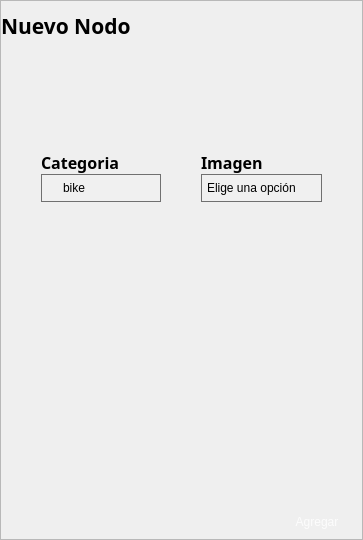
               <widget class="QWidget" name="Agregar">
                <layout class="QVBoxLayout" name="verticalLayout_9">
                 <property name="spacing">
                  <number>0</number>
                 </property>
                 <property name="leftMargin">
                  <number>0</number>
                 </property>
                 <property name="topMargin">
                  <number>0</number>
                 </property>
                 <property name="rightMargin">
                  <number>0</number>
                 </property>
                 <property name="bottomMargin">
                  <number>0</number>
                 </property>
                 <item>
                  <widget class="QFrame" name="frame_7">
                   <property name="frameShape">
                    <enum>QFrame::StyledPanel</enum>
                   </property>
                   <property name="frameShadow">
                    <enum>QFrame::Raised</enum>
                   </property>
                   <layout class="QVBoxLayout" name="verticalLayout_39">
                    <property name="spacing">
                     <number>0</number>
                    </property>
                    <property name="leftMargin">
                     <number>0</number>
                    </property>
                    <property name="topMargin">
                     <number>0</number>
                    </property>
                    <property name="rightMargin">
                     <number>0</number>
                    </property>
                    <property name="bottomMargin">
                     <number>0</number>
                    </property>
                    <item>
                     <layout class="QVBoxLayout" name="verticalLayout_38">
                      <item>
                       <widget class="QLabel" name="label_2">
                        <property name="minimumSize">
                         <size>
                          <width>0</width>
                          <height>50</height>
                         </size>
                        </property>
                        <property name="font">
                         <font>
                          <family>Bahnschrift SemiBold</family>
                          <pointsize>16</pointsize>
                          <weight>75</weight>
                          <bold>true</bold>
                         </font>
                        </property>
                        <property name="text">
                         <string>Nuevo Nodo</string>
                        </property>
                       </widget>
                      </item>
                      <item>
                       <spacer name="verticalSpacer_8">
                        <property name="orientation">
                         <enum>Qt::Vertical</enum>
                        </property>
                        <property name="sizeType">
                         <enum>QSizePolicy::Fixed</enum>
                        </property>
                        <property name="sizeHint" stdset="0">
                         <size>
                          <width>20</width>
                          <height>100</height>
                         </size>
                        </property>
                       </spacer>
                      </item>
                      <item>
                       <layout class="QHBoxLayout" name="horizontalLayout_4">
                        <item>
                         <spacer name="horizontalSpacer_3">
                          <property name="orientation">
                           <enum>Qt::Horizontal</enum>
                          </property>
                          <property name="sizeHint" stdset="0">
                           <size>
                            <width>40</width>
                            <height>20</height>
                           </size>
                          </property>
                         </spacer>
                        </item>
                        <item>
                         <layout class="QVBoxLayout" name="verticalLayout_16">
                          <item>
                           <widget class="QLabel" name="label_3">
                            <property name="font">
                             <font>
                              <family>Bahnschrift SemiBold</family>
                              <pointsize>12</pointsize>
                              <weight>75</weight>
                              <bold>true</bold>
                             </font>
                            </property>
                            <property name="text">
                             <string>Categoria</string>
                            </property>
                           </widget>
                          </item>
                          <item>
                           <widget class="QComboBox" name="Categoria">
                            <property name="minimumSize">
                             <size>
                              <width>120</width>
                              <height>0</height>
                             </size>
                            </property>
                            <property name="cursor">
                             <cursorShape>PointingHandCursor</cursorShape>
                            </property>
                            <property name="layoutDirection">
                             <enum>Qt::RightToLeft</enum>
                            </property>
                            <property name="styleSheet">
                             <string notr="true">QComboBox {
    /* Fondo del QComboBox */
    background-color: #F0F0F0;
    /* Bordes */
    border: 1px solid #707070;
    /* Ajuste de relleno */
    padding: 5px;
    /* Alineación del texto */
    text-align: center;
    /* Fuente */
    font-family: Arial;
    font-size: 12px;
}

/* Estilo del ítem desplegado */
QComboBox::drop-down {
    border: none; /* Elimina el borde del ícono de despliegue */
}

/* Estilo del ítem seleccionado */
QComboBox::down-arrow {
    /*image: url(:/icons/down_arrow.png); /* Aquí puedes usar una imagen si lo prefieres */
    width: 10px;
    height: 10px;
}</string>
                            </property>
                            <item>
                             <property name="text">
                              <string>bike</string>
                             </property>
                            </item>
                            <item>
                             <property name="text">
                              <string>cars</string>
                             </property>
                            </item>
                            <item>
                             <property name="text">
                              <string>cats</string>
                             </property>
                            </item>
                            <item>
                             <property name="text">
                              <string>dogs</string>
                             </property>
                            </item>
                            <item>
                             <property name="text">
                              <string>flowers</string>
                             </property>
                            </item>
                            <item>
                             <property name="text">
                              <string>horses</string>
                             </property>
                            </item>
                            <item>
                             <property name="text">
                              <string>human</string>
                             </property>
                            </item>
                           </widget>
                          </item>
                         </layout>
                        </item>
                        <item>
                         <spacer name="horizontalSpacer_2">
                          <property name="orientation">
                           <enum>Qt::Horizontal</enum>
                          </property>
                          <property name="sizeHint" stdset="0">
                           <size>
                            <width>40</width>
                            <height>20</height>
                           </size>
                          </property>
                         </spacer>
                        </item>
                        <item>
                         <layout class="QVBoxLayout" name="verticalLayout_17">
                          <item>
                           <widget class="QLabel" name="label_4">
                            <property name="font">
                             <font>
                              <family>Bahnschrift SemiBold</family>
                              <pointsize>12</pointsize>
                              <weight>75</weight>
                              <bold>true</bold>
                             </font>
                            </property>
                            <property name="text">
                             <string>Imagen</string>
                            </property>
                           </widget>
                          </item>
                          <item>
                           <widget class="QComboBox" name="Imagenes">
                            <property name="minimumSize">
                             <size>
                              <width>120</width>
                              <height>0</height>
                             </size>
                            </property>
                            <property name="cursor">
                             <cursorShape>PointingHandCursor</cursorShape>
                            </property>
                            <property name="styleSheet">
                             <string notr="true">QComboBox {
    /* Fondo del QComboBox */
    background-color: #F0F0F0;
    /* Bordes */
    border: 1px solid #707070;
    /* Ajuste de relleno */
    padding: 5px;
    /* Alineación del texto */
    text-align: center;
    /* Fuente */
    font-family: Arial;
    font-size: 12px;
}

/* Estilo del ítem desplegado */
QComboBox::drop-down {
    border: none; /* Elimina el borde del ícono de despliegue */
}

/* Estilo del ítem seleccionado */
QComboBox::down-arrow {
    /*image: url(:/icons/down_arrow.png); /* Aquí puedes usar una imagen si lo prefieres */
    width: 10px;
    height: 10px;
}</string>
                            </property>
                            <item>
                             <property name="text">
                              <string>Elige una opción</string>
                             </property>
                            </item>
                           </widget>
                          </item>
                         </layout>
                        </item>
                        <item>
                         <spacer name="horizontalSpacer_4">
                          <property name="orientation">
                           <enum>Qt::Horizontal</enum>
                          </property>
                          <property name="sizeHint" stdset="0">
                           <size>
                            <width>40</width>
                            <height>20</height>
                           </size>
                          </property>
                         </spacer>
                        </item>
                       </layout>
                      </item>
                      <item>
                       <spacer name="verticalSpacer_9">
                        <property name="orientation">
                         <enum>Qt::Vertical</enum>
                        </property>
                        <property name="sizeHint" stdset="0">
                         <size>
                          <width>20</width>
                          <height>302</height>
                         </size>
                        </property>
                       </spacer>
                      </item>
                     </layout>
                    </item>
                    <item>
                     <layout class="QHBoxLayout" name="horizontalLayout_12">
                      <property name="spacing">
                       <number>0</number>
                      </property>
                      <item>
                       <spacer name="horizontalSpacer_28">
                        <property name="orientation">
                         <enum>Qt::Horizontal</enum>
                        </property>
                        <property name="sizeHint" stdset="0">
                         <size>
                          <width>40</width>
                          <height>20</height>
                         </size>
                        </property>
                       </spacer>
                      </item>
                      <item>
                       <widget class="QPushButton" name="Agree">
                        <property name="minimumSize">
                         <size>
                          <width>90</width>
                          <height>35</height>
                         </size>
                        </property>
                        <property name="styleSheet">
                         <string notr="true">QPushButton{

background-color: qlineargradient(spread:pad, x1:0, y1:0.505682, x2:1, y2:0.477, stop:0 rgbaa(81, 145, 71, 219), stop:1 rgba(67, 125, 41, 226));

color:rgba(255, 255, 255, 210);
 border-radius:5px; 
}

QPushButton:hover{

background-color: qlineargradient(spread:pad, x1:0, y1:0.505682, x2:1, y2:0.477, stop:0 rgba(95, 157, 84, 219), stop:1 rgba(74, 136, 55, 226));
 }

QPushButton:pressed{

padding-left:5px;

padding-top:5px;

background-color:rgba(105, 118, 132, 200);
}</string>
                        </property>
                        <property name="text">
                         <string>Agregar</string>
                        </property>
                       </widget>
                      </item>
                     </layout>
                    </item>
                   </layout>
                  </widget>
                 </item>
                </layout>
               </widget>
